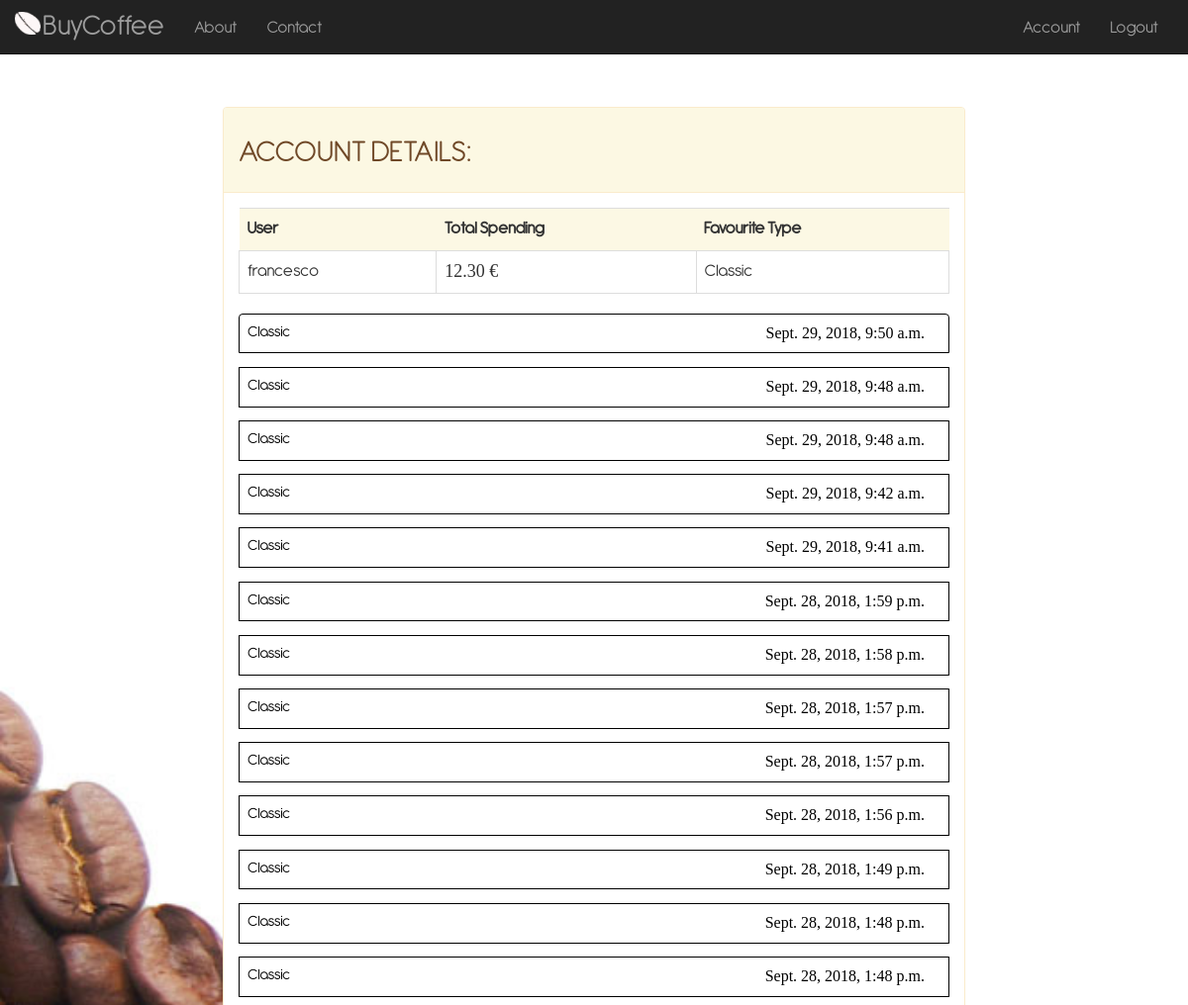
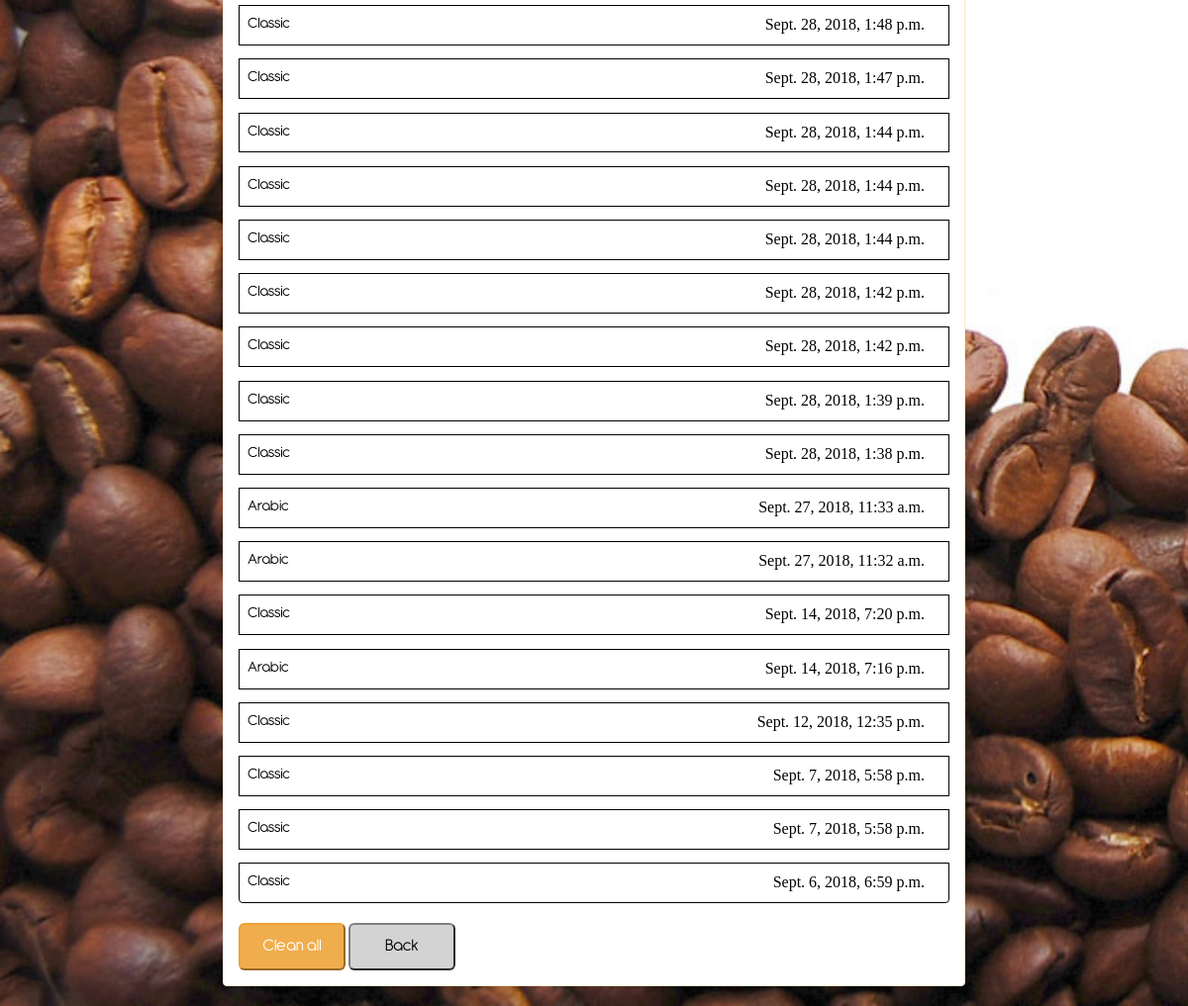
Screenshot of /coffee/account/ (signed in) with the database file from the repository (2 pictures, top to bottom).
### coffee/models.py (models this page shows, shortened)
class History(models.Model):
    user = models.ForeignKey(User, on_delete=models.CASCADE)
    hCoffeeType = models.CharField('Type', choices=COFFEE_CHOICES, max_length=25)
    hCoffeePrice = models.DecimalField('Price', max_digits=4, decimal_places=2, default=0.50)
    purchaseTime = models.DateTimeField('Purchase Time', default=timezone.now)

### coffee/views.py (the view)
# urls.py: path('account/', views.account, name='account'),
@login_required
def account(request):
    user = request.user
    historyList = History.objects.filter(user=user).order_by('-purchaseTime')
    totalSpending = History.objects.filter(user=user).aggregate(total=Sum('hCoffeePrice'))['total']
    favouriteType = historyList.values("hCoffeeType").annotate(coffeeQuantity=Count('hCoffeeType'))[0]
    if totalSpending is not None:
        totalSpending = round(totalSpending, 2)
    else:
        totalSpending = 0
    return render(request, 'coffee/account.html',
                  {'user': user, 'historyList': historyList, 'totalSpending': totalSpending, 'favouriteType': favouriteType['hCoffeeType']})

### coffee/templates/coffee/account.html (shortened to what this page needs)
<!DOCTYPE html>
<html lang="en">
<head>
    {% load static %}
    <link href="{% static '/coffee/css/bootstrap.min.css' %}" rel="stylesheet" type="text/css">
    <link href="{% static '/coffee/css/custom.css' %}" rel="stylesheet">
</head>
<body>
    <nav class="navbar navbar-inverse navbar-fixed-top" role="navigation">
        <div class="container">
            <div class="navbar-header">
                <a class="navbar-brand" href="{% url 'index' %}">
                    BuyCoffee
                </a>
            </div>
            <div class="collapse navbar-collapse" id="bs-example-navbar-collapse-1">
                <ul class="nav navbar-nav">
                    <li>
                        <a href="{% url 'about' %}">About</a>
                    </li>
                    <li>
                        <a href="{% url 'contact' %}">Contact</a>
                    </li>
                </ul>
                {% if user.is_authenticated %}
                    <ul class="nav navbar-nav navbar-right">
                        <li>
                            <a id="signup" href="{% url 'account' %}">Account</a>
                        </li>
                        <li>
                            <a id="signup" href="{% url 'logout' %}">Logout</a>
                        </li>
                    </ul>
                {% endif %}
            </div>
        </div>
    </nav>
    <div class="container-fluid">
        <div class="panel panel-warning">
            <div class="panel-heading">
                <h1>ACCOUNT DETAILS: </h1>
            </div>
            <div id="panel-index-body" class="panel-body">
                <table class="table">
                    <tr class="table-warning">
                        <td class="table-warning"><b>User</b></td>
                        <td class="table-warning"><b>Total Spending</b></td>
                        <td class="table-warning"><b>Favourite Type</b></td>
                    </tr>
                    <tr>
                        <td class="table-bordered">{{ user }}</td>
                        <td id="paymentPriceId" class="table-bordered">{{ totalSpending }} €</td>
                        <td class="table-bordered">{{ favouriteType }}</td>
                    </tr>
                </table>
                {% if historyList %}
                    <ul class="list-group">
                        {% for history in historyList %}
                            <li class="list-group-item history">
                                {{ history.hCoffeeType }}
                                <span class="time history-t">{{ history.purchaseTime }}</span>
                            </li>
                        {% endfor %}
                    </ul>
                {% else %}
                    <ul class="list-group-item-warning">No purchase done.</ul>
                {% endif %}
                <form action="{% url 'cleanHistory' %}" method="post">
                    {% if historyList %}
                        <button type="submit" class="btn-warning btn-lg">Clean all</button>
                    {% endif %}
                    <a class="nounderline" href="{% url 'index' %}">
                        <button type="button" class="btn-secondary btn-lg">
                                Back
                        </button>
                    </a>
                </form>
            </div>
        </div>
    </div>
</body>
</html>

### coffee/static/coffee/css/custom.css (style rules this page uses)
h1 { text-align: left; font-family: Antipasto, Times, Serif; font-size: 32px; color: #6F4827; }
#signup { alignment: right; }
.nounderline { text-decoration-color: white; text-decoration: none !important; text-line-through-color: white; color: #6F4827; }
.list-group-item { color: #6F4827; border-color: #6F4827; text-line-through-color: #6F4827; margin-top: 2%; padding: 1em; font-size: large; }
@media only screen and (min-width: 800px) { .container-fluid { max-width: 65%; margin-left: auto; margin-right: auto; padding-top: 6em; } }
@media only screen and (min-width: 800px) { .navbar-brand { font-size: 170%; padding: 18px 15px 0 28px; background-image: url(../image/chiccobianco.png); background-repeat: no-repeat; background-size: 26px 23px; background-position: 0 12px; margin-left: 25%; } }
@media only screen and (min-width: 800px) { body { text-align: left; background-size: cover; background-repeat: no-repeat; font-family: Antipasto, Times, Serif; font-size: large; background-image: url("../image/background_desktop.jpg"); } }
.table { padding-top: 1em; border-color: transparent; text-line-through-color: transparent; }
.table-warning { background-color: #fcf8e4; border-color: transparent; }
.btn-warning { min-width: 6em; }
.btn-secondary { background-color: lightgray; color: black; border-color: grey; min-width: 6em; }
.table-bordered { background-color: white; }
.panel-body { background-color: transparent; }
#paymentPriceId { font-family: Times; }
.navbar-nav { padding-top: 4px; }
.time { font-family: Times; color: #6F4827; float: right; margin-right: 1em; }
.history { color: black; border-color: black; text-line-through-color: black; margin-top: 2%; padding: 0.5em; font-size: medium; }
.history-t { color: black; }

### rows the page displays
History: hCoffeeType "Classic", purchaseTime "Sept. 29, 2018, 9:50 a.m."
History: hCoffeeType "Classic", purchaseTime "Sept. 29, 2018, 9:48 a.m."
History: hCoffeeType "Classic", purchaseTime "Sept. 29, 2018, 9:48 a.m."
History: hCoffeeType "Classic", purchaseTime "Sept. 29, 2018, 9:42 a.m."
History: hCoffeeType "Classic", purchaseTime "Sept. 29, 2018, 9:41 a.m."
History: hCoffeeType "Classic", purchaseTime "Sept. 28, 2018, 1:59 p.m."
History: hCoffeeType "Classic", purchaseTime "Sept. 28, 2018, 1:58 p.m."
History: hCoffeeType "Classic", purchaseTime "Sept. 28, 2018, 1:57 p.m."
History: hCoffeeType "Classic", purchaseTime "Sept. 28, 2018, 1:57 p.m."
History: hCoffeeType "Classic", purchaseTime "Sept. 28, 2018, 1:56 p.m."
History: hCoffeeType "Classic", purchaseTime "Sept. 28, 2018, 1:49 p.m."
History: hCoffeeType "Classic", purchaseTime "Sept. 28, 2018, 1:48 p.m."
History: hCoffeeType "Classic", purchaseTime "Sept. 28, 2018, 1:48 p.m."
History: hCoffeeType "Classic", purchaseTime "Sept. 28, 2018, 1:48 p.m."
History: hCoffeeType "Classic", purchaseTime "Sept. 28, 2018, 1:47 p.m."
History: hCoffeeType "Classic", purchaseTime "Sept. 28, 2018, 1:44 p.m."
History: hCoffeeType "Classic", purchaseTime "Sept. 28, 2018, 1:44 p.m."
History: hCoffeeType "Classic", purchaseTime "Sept. 28, 2018, 1:44 p.m."
History: hCoffeeType "Classic", purchaseTime "Sept. 28, 2018, 1:42 p.m."
History: hCoffeeType "Classic", purchaseTime "Sept. 28, 2018, 1:42 p.m."
History: hCoffeeType "Classic", purchaseTime "Sept. 28, 2018, 1:39 p.m."
History: hCoffeeType "Classic", purchaseTime "Sept. 28, 2018, 1:38 p.m."
History: hCoffeeType "Arabic", purchaseTime "Sept. 27, 2018, 11:33 a.m."
History: hCoffeeType "Arabic", purchaseTime "Sept. 27, 2018, 11:32 a.m."
History: hCoffeeType "Classic", purchaseTime "Sept. 14, 2018, 7:20 p.m."
History: hCoffeeType "Arabic", purchaseTime "Sept. 14, 2018, 7:16 p.m."
History: hCoffeeType "Classic", purchaseTime "Sept. 12, 2018, 12:35 p.m."
History: hCoffeeType "Classic", purchaseTime "Sept. 7, 2018, 5:58 p.m."
History: hCoffeeType "Classic", purchaseTime "Sept. 7, 2018, 5:58 p.m."
History: hCoffeeType "Classic", purchaseTime "Sept. 6, 2018, 6:59 p.m."

### other values shown
{{ user }} "francesco"
{{ totalSpending }} "12.30"
{{ favouriteType }} "Classic"
